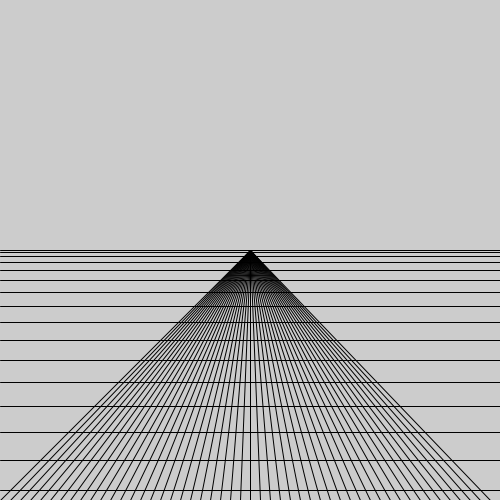
Frame 1 (no input)
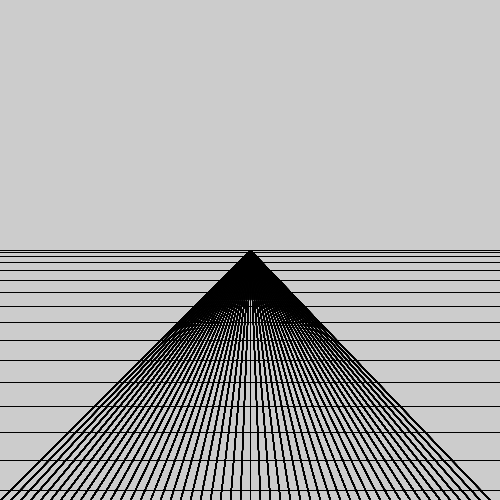
Frame 60 (the mouse pressed at the canvas centre just before this capture)
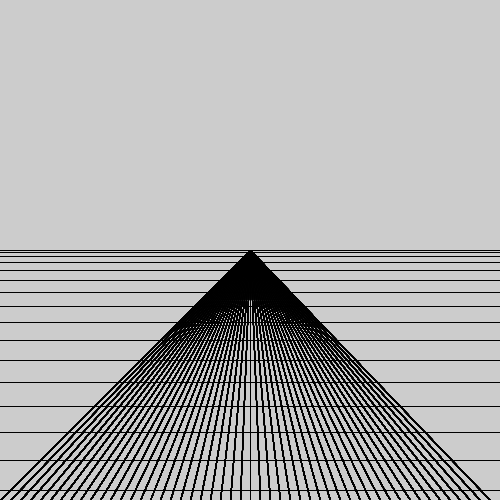
Frame 120 (the mouse held since frame 60 and released just before this capture)

The Processing sketch that drew these frames (run headless with seeded random() and noise(); from frame 60 on, the mouse is pressed at the canvas centre):

// Processing sketch: PerspectiveLinesWIthWhileLoop
// ── PerspectiveLinesWIthWhileLoop.pde
void setup()
{
  size(500, 500);
  centX = width / 2;
  centY = height / 2;
  
}

int centX, centY;

void draw()
{
  int x = 0;
  
  while (x < width)
  {
    line(x, height, centX, centY);
    x += 10;
  }
  
  int y = centY;
  int gap = 2;
  while (y < height)
  {
    line(0, y, width, y);
    y += gap;
    gap += 2;
  }
  
  /*
  line(100, 100, 100, 200);
  line(150, 100, 150, 200);
  line(200, 100, 200, 200);
  line(250, 100, 250, 200);
  */
}
